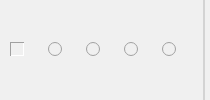
             <widget class="QWidget" name="widget_toolbar_1" native="true">
              <property name="sizePolicy">
               <sizepolicy hsizetype="Minimum" vsizetype="Maximum">
                <horstretch>0</horstretch>
                <verstretch>0</verstretch>
               </sizepolicy>
              </property>
              <property name="styleSheet">
               <string notr="true">QWidget{
background-color: rgb(240, 240, 240);
color: rgb(0, 0, 0);
	font-size: none;
text-align:bottom;
}

/* /////////////////////////////////////////////////////////////////////////////////////////////////
QPushButton */
/*Стандартное состояние для кнопки*/
QPushButton {
	border: none;		/* задает границу элемента */
} 

/* срабатывает, когда пользователь наводит на элемент мышью */
QPushButton:hover {
	border: none;												/* без границ */

	border-right:1px solid rgb(160, 160, 160);	/* С правой красной раницей */
	border-bottom:1px solid rgb(160, 160, 160);

	border-left:1px solid rgb(255, 255, 255);	/* С правой красной раницей */
	border-top:1px solid rgb(255, 255, 255);
}

/* срабатывает, при нажатии*/
QPushButton:pressed      {
	border: none;												/* без границ */

	border-left:1px solid rgb(160, 160, 160);	/* С правой красной раницей */
	border-top:1px solid rgb(160, 160, 160);

	border-right:1px solid rgb(255, 255, 255);	/* С правой красной раницей */
	border-bottom:1px solid rgb(255, 255, 255);
}
/* Состояние - не выбран*/
QPushButton {
	/* Выбор картинки*/
	image: url(:/expand2/resource/expand_2/up_black_24dp.svg);
	image: url(:/expand/resource/expand/up_black_36dp.svg);

}


/* Состояние -  выбран*/
QPushButton:checked {
	/* Выбор картинки*/
	image: url(:/expand2/resource/expand_2/down_black_36dp.svg);
	image: url(:/expand/resource/expand/down_black_36dp.svg);

}
/* ///////////////////////////////////////////////////////////////////////////////////////////////// */
</string>
              </property>
              <layout class="QHBoxLayout" name="layout_toolbar_1">
               <property name="spacing">
                <number>5</number>
               </property>
               <property name="leftMargin">
                <number>5</number>
               </property>
               <property name="topMargin">
                <number>0</number>
               </property>
               <property name="rightMargin">
                <number>5</number>
               </property>
               <property name="bottomMargin">
                <number>0</number>
               </property>
               <item>
                <widget class="QWidget" name="widget_select_graphic_1" native="true">
                 <property name="styleSheet">
                  <string notr="true">.QWidget{
	border: none;												/* без границ */

	border-right:2px solid rgb(211, 211, 211);;	/* С правой красной раницей */
}</string>
                 </property>
                 <layout class="QHBoxLayout" name="layout_select_graphic_1">
                  <property name="spacing">
                   <number>5</number>
                  </property>
                  <property name="leftMargin">
                   <number>5</number>
                  </property>
                  <property name="topMargin">
                   <number>0</number>
                  </property>
                  <property name="rightMargin">
                   <number>10</number>
                  </property>
                  <property name="bottomMargin">
                   <number>0</number>
                  </property>
                  <item>
                   <widget class="QRadioButton" name="radioButton_data_graph_1">
                    <property name="sizePolicy">
                     <sizepolicy hsizetype="Minimum" vsizetype="Fixed">
                      <horstretch>0</horstretch>
                      <verstretch>0</verstretch>
                     </sizepolicy>
                    </property>
                    <property name="minimumSize">
                     <size>
                      <width>33</width>
                      <height>33</height>
                     </size>
                    </property>
                    <property name="maximumSize">
                     <size>
                      <width>33</width>
                      <height>33</height>
                     </size>
                    </property>
                    <property name="cursor">
                     <cursorShape>PointingHandCursor</cursorShape>
                    </property>
                    <property name="styleSheet">
                     <string notr="true">/* /////////////////////////////////////////////////////////////////////////////////////////////////
RadioButton */
QRadioButton::indicator {

	image: url(:/menu_black/resource/menu_titles_black/menu_data_black_36dp.svg);

	background-color: rgb(240, 240, 240);
    border:none;
	border-radius: 0px;
	width: 31px;
	height: 31px;
}
QRadioButton::indicator:hover {
	border: none;												/* без границ */

	border-right:1px solid rgb(160, 160, 160);	/* С правой красной раницей */
	border-bottom:1px solid rgb(160, 160, 160);

	border-left:1px solid rgb(255, 255, 255);	/* С правой красной раницей */
	border-top:1px solid rgb(255, 255, 255);
}
QRadioButton::indicator:checked {
	border: none;												/* без границ */

	border-left:1px solid rgb(160, 160, 160);	/* С правой красной раницей */
	border-top:1px solid rgb(160, 160, 160);

	border-right:1px solid rgb(255, 255, 255);	/* С правой красной раницей */
	border-bottom:1px solid rgb(255, 255, 255);

}

/* ///////////////////////////////////////////////////////////////////////////////////////////////// */</string>
                    </property>
                    <property name="text">
                     <string/>
                    </property>
                    <property name="iconSize">
                     <size>
                      <width>20</width>
                      <height>20</height>
                     </size>
                    </property>
                    <property name="checked">
                     <bool>true</bool>
                    </property>
                    <property name="autoRepeat">
                     <bool>false</bool>
                    </property>
                   </widget>
                  </item>
                  <item>
                   <widget class="QRadioButton" name="radioButton_correlation_graph_1">
                    <property name="sizePolicy">
                     <sizepolicy hsizetype="Minimum" vsizetype="Fixed">
                      <horstretch>0</horstretch>
                      <verstretch>0</verstretch>
                     </sizepolicy>
                    </property>
                    <property name="minimumSize">
                     <size>
                      <width>33</width>
                      <height>33</height>
                     </size>
                    </property>
                    <property name="maximumSize">
                     <size>
                      <width>33</width>
                      <height>33</height>
                     </size>
                    </property>
                    <property name="cursor">
                     <cursorShape>PointingHandCursor</cursorShape>
                    </property>
                    <property name="styleSheet">
                     <string notr="true">/* /////////////////////////////////////////////////////////////////////////////////////////////////
RadioButton */
QRadioButton::indicator {
	image: url(:/menu_black/resource/menu_titles_black/menu_correlation_black_36dp.svg);
	background-color: rgb(240, 240, 240);
    border:none;
	border-radius: 0px;
	width: 31px;
	height: 31px;
}
QRadioButton::indicator:hover {
	border: none;												/* без границ */

	border-right:1px solid rgb(160, 160, 160);	/* С правой красной раницей */
	border-bottom:1px solid rgb(160, 160, 160);

	border-left:1px solid rgb(255, 255, 255);	/* С правой красной раницей */
	border-top:1px solid rgb(255, 255, 255);
}
QRadioButton::indicator:checked {
	border: none;												/* без границ */

	border-left:1px solid rgb(160, 160, 160);	/* С правой красной раницей */
	border-top:1px solid rgb(160, 160, 160);

	border-right:1px solid rgb(255, 255, 255);	/* С правой красной раницей */
	border-bottom:1px solid rgb(255, 255, 255);

}

/* ///////////////////////////////////////////////////////////////////////////////////////////////// */</string>
                    </property>
                    <property name="text">
                     <string/>
                    </property>
                    <property name="iconSize">
                     <size>
                      <width>20</width>
                      <height>20</height>
                     </size>
                    </property>
                    <property name="checked">
                     <bool>false</bool>
                    </property>
                    <property name="autoRepeat">
                     <bool>false</bool>
                    </property>
                   </widget>
                  </item>
                  <item>
                   <widget class="QRadioButton" name="radioButton_sigma_grapgh_1">
                    <property name="sizePolicy">
                     <sizepolicy hsizetype="Minimum" vsizetype="Fixed">
                      <horstretch>0</horstretch>
                      <verstretch>0</verstretch>
                     </sizepolicy>
                    </property>
                    <property name="minimumSize">
                     <size>
                      <width>33</width>
                      <height>33</height>
                     </size>
                    </property>
                    <property name="maximumSize">
                     <size>
                      <width>33</width>
                      <height>33</height>
                     </size>
                    </property>
                    <property name="cursor">
                     <cursorShape>PointingHandCursor</cursorShape>
                    </property>
                    <property name="styleSheet">
                     <string notr="true">/* /////////////////////////////////////////////////////////////////////////////////////////////////
RadioButton */
QRadioButton::indicator {
	
	image: url(:/menu_black/resource/menu_titles_black/sigma_black.svg);
	background-color: rgb(240, 240, 240);
    border:none;
	border-radius: 0px;
	width: 31px;
	height: 31px;
}
QRadioButton::indicator:hover {
	border: none;												/* без границ */

	border-right:1px solid rgb(160, 160, 160);	/* С правой красной раницей */
	border-bottom:1px solid rgb(160, 160, 160);

	border-left:1px solid rgb(255, 255, 255);	/* С правой красной раницей */
	border-top:1px solid rgb(255, 255, 255);
}
QRadioButton::indicator:checked {
	border: none;												/* без границ */

	border-left:1px solid rgb(160, 160, 160);	/* С правой красной раницей */
	border-top:1px solid rgb(160, 160, 160);

	border-right:1px solid rgb(255, 255, 255);	/* С правой красной раницей */
	border-bottom:1px solid rgb(255, 255, 255);

}

/* ///////////////////////////////////////////////////////////////////////////////////////////////// */</string>
                    </property>
                    <property name="text">
                     <string/>
                    </property>
                    <property name="iconSize">
                     <size>
                      <width>20</width>
                      <height>20</height>
                     </size>
                    </property>
                    <property name="checked">
                     <bool>false</bool>
                    </property>
                    <property name="autoRepeat">
                     <bool>false</bool>
                    </property>
                   </widget>
                  </item>
                  <item>
                   <widget class="QRadioButton" name="radioButton_noise_graph_1">
                    <property name="sizePolicy">
                     <sizepolicy hsizetype="Minimum" vsizetype="Fixed">
                      <horstretch>0</horstretch>
                      <verstretch>0</verstretch>
                     </sizepolicy>
                    </property>
                    <property name="minimumSize">
                     <size>
                      <width>33</width>
                      <height>33</height>
                     </size>
                    </property>
                    <property name="maximumSize">
                     <size>
                      <width>33</width>
                      <height>33</height>
                     </size>
                    </property>
                    <property name="cursor">
                     <cursorShape>PointingHandCursor</cursorShape>
                    </property>
                    <property name="styleSheet">
                     <string notr="true">/* /////////////////////////////////////////////////////////////////////////////////////////////////
RadioButton */
QRadioButton::indicator {
image: url(:/menu_black/resource/menu_titles_black/menu_noise_black_36dp.svg);
	background-color: rgb(240, 240, 240);
    border:none;
	border-radius: 0px;
	width: 31px;
	height: 31px;
}
QRadioButton::indicator:hover {
	border: none;												/* без границ */

	border-right:1px solid rgb(160, 160, 160);	/* С правой красной раницей */
	border-bottom:1px solid rgb(160, 160, 160);

	border-left:1px solid rgb(255, 255, 255);	/* С правой красной раницей */
	border-top:1px solid rgb(255, 255, 255);
}
QRadioButton::indicator:checked {
	border: none;												/* без границ */

	border-left:1px solid rgb(160, 160, 160);	/* С правой красной раницей */
	border-top:1px solid rgb(160, 160, 160);

	border-right:1px solid rgb(255, 255, 255);	/* С правой красной раницей */
	border-bottom:1px solid rgb(255, 255, 255);

}

/* ///////////////////////////////////////////////////////////////////////////////////////////////// */</string>
                    </property>
                    <property name="text">
                     <string/>
                    </property>
                    <property name="iconSize">
                     <size>
                      <width>20</width>
                      <height>20</height>
                     </size>
                    </property>
                    <property name="checked">
                     <bool>false</bool>
                    </property>
                    <property name="autoRepeat">
                     <bool>false</bool>
                    </property>
                   </widget>
                  </item>
                  <item>
                   <widget class="QRadioButton" name="radioButton_width_graph_1">
                    <property name="sizePolicy">
                     <sizepolicy hsizetype="Minimum" vsizetype="Fixed">
                      <horstretch>0</horstretch>
                      <verstretch>0</verstretch>
                     </sizepolicy>
                    </property>
                    <property name="minimumSize">
                     <size>
                      <width>33</width>
                      <height>33</height>
                     </size>
                    </property>
                    <property name="maximumSize">
                     <size>
                      <width>33</width>
                      <height>33</height>
                     </size>
                    </property>
                    <property name="cursor">
                     <cursorShape>PointingHandCursor</cursorShape>
                    </property>
                    <property name="styleSheet">
                     <string notr="true">/* /////////////////////////////////////////////////////////////////////////////////////////////////
RadioButton */
QRadioButton::indicator {
image: url(:/menu_black/resource/menu_titles_black/menu_width_black_36dp.svg);
	background-color: rgb(240, 240, 240);
    border:none;
	border-radius: 0px;
	width: 31px;
	height: 31px;
}
QRadioButton::indicator:hover {
	border: none;												/* без границ */

	border-right:1px solid rgb(160, 160, 160);	/* С правой красной раницей */
	border-bottom:1px solid rgb(160, 160, 160);

	border-left:1px solid rgb(255, 255, 255);	/* С правой красной раницей */
	border-top:1px solid rgb(255, 255, 255);
}
QRadioButton::indicator:checked {
	border: none;												/* без границ */

	border-left:1px solid rgb(160, 160, 160);	/* С правой красной раницей */
	border-top:1px solid rgb(160, 160, 160);

	border-right:1px solid rgb(255, 255, 255);	/* С правой красной раницей */
	border-bottom:1px solid rgb(255, 255, 255);

}

/* ///////////////////////////////////////////////////////////////////////////////////////////////// */</string>
                    </property>
                    <property name="text">
                     <string/>
                    </property>
                    <property name="iconSize">
                     <size>
                      <width>20</width>
                      <height>20</height>
                     </size>
                    </property>
                    <property name="checked">
                     <bool>false</bool>
                    </property>
                    <property name="autoRepeat">
                     <bool>false</bool>
                    </property>
                   </widget>
                  </item>
                 </layout>
                </widget>
               </item>
              </layout>
             </widget>
